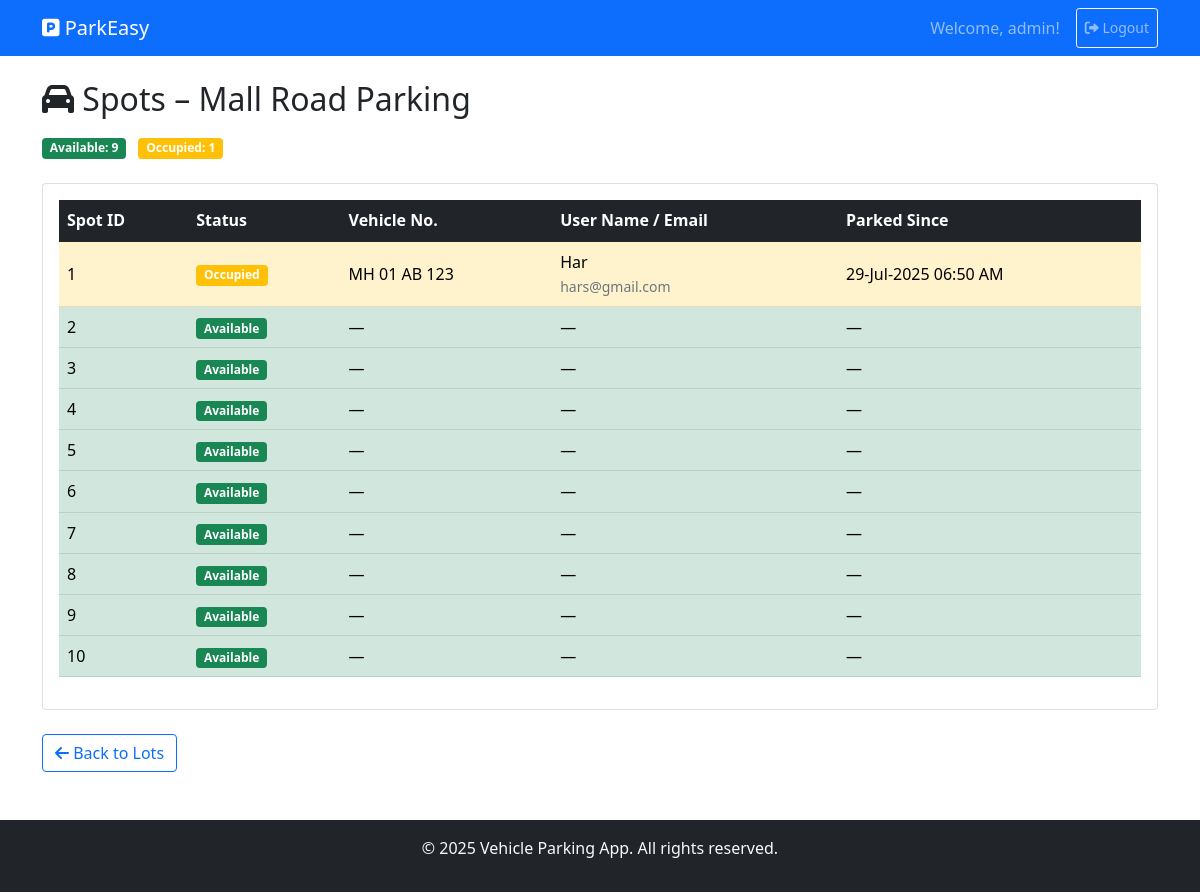
Page /admin/lot/1/spots (signed in) on the earlier database version.
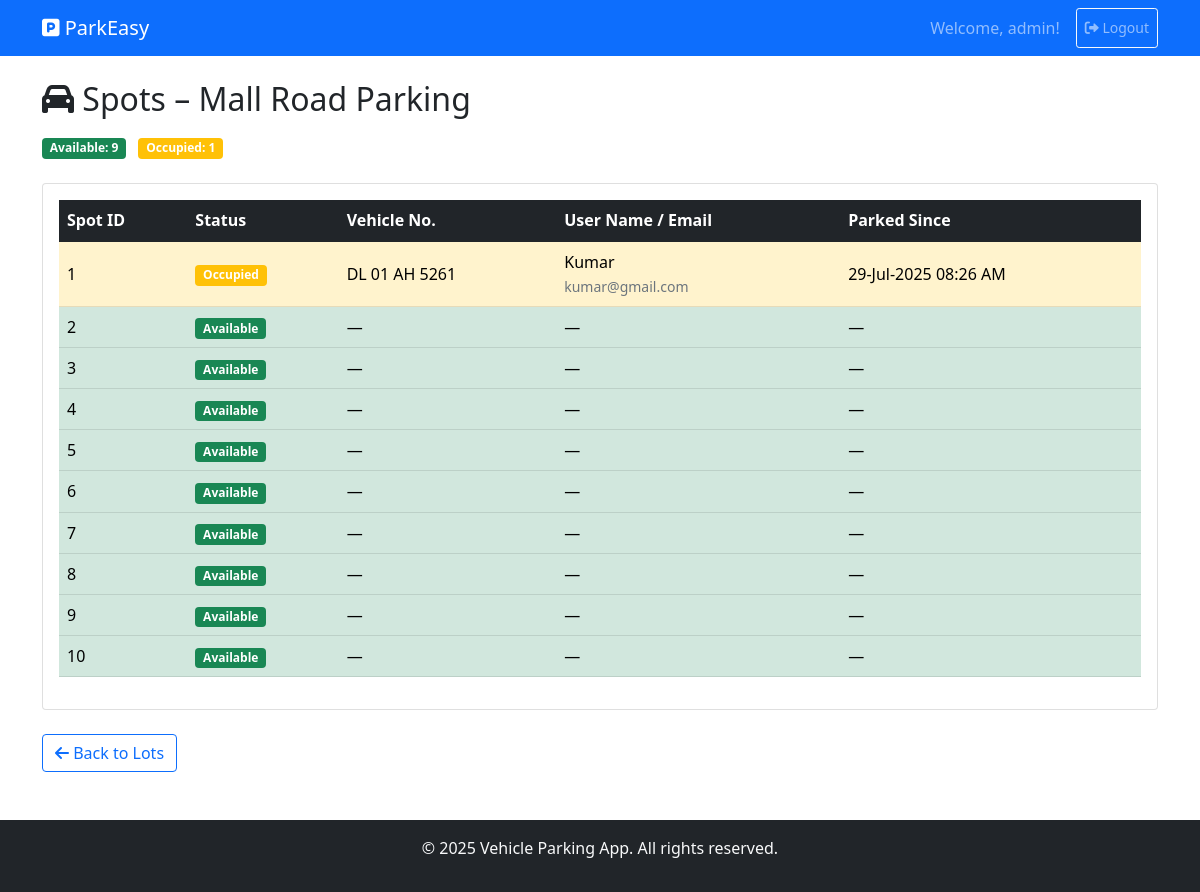
Same page on the later database version.
### backend/models.py (models this page shows)
class ParkingSpot(db.Model):
    __tablename__ = 'parking_spots'
    id = db.Column(db.Integer, primary_key=True)
    lot_id = db.Column(db.Integer, db.ForeignKey('parking_lots.id'), nullable=False)
    status = db.Column(db.String(1), nullable=False, default='A')  # A = Available, O = Occupied
    reservations = db.relationship('Reservation', backref='spot', lazy=True)

class Reservation(db.Model):
    __tablename__ = 'reservations'
    id = db.Column(db.Integer, primary_key=True)
    spot_id = db.Column(db.Integer, db.ForeignKey('parking_spots.id'), nullable=False)
    user_id = db.Column(db.Integer, db.ForeignKey('users.id'), nullable=False)
    vehicle_number = db.Column(db.String(20), nullable=False)
    parking_timestamp = db.Column(db.DateTime, default=datetime.utcnow)
    expected_end_time = db.Column(db.DateTime)
    leaving_timestamp = db.Column(db.DateTime)
    parking_cost = db.Column(db.Float)
    payment_status = db.Column(db.String(20))   # e.g., "Paid", "Pending"
    payment_mode = db.Column(db.String(20))     # e.g., "UPI", "Cash"
    payment_time = db.Column(db.DateTime)
    force_released = db.Column(db.Boolean, default=False)
    status = db.Column(db.String(1), default='O')  # 'O' = Occupied, 'A' = Released

class User(db.Model):
    __tablename__ = 'users'
    id = db.Column(db.Integer, primary_key=True)
    username = db.Column(db.String(80), nullable=False, unique=True, index=True)
    email = db.Column(db.String(120), nullable=False, unique=True)
    password_hash = db.Column(db.String(128))
    name = db.Column(db.String(100))
    address = db.Column(db.String(200), nullable=False)
    pincode = db.Column(db.String(10), nullable=False)
    created_at = db.Column(db.DateTime, default=datetime.utcnow)
    user_type = db.Column(db.String(10), default='user')  # 'user' or 'admin'
    reservations = db.relationship('Reservation', backref='user', lazy=True)

### app.py (the view)
    @app.route('/admin/lot/<int:lot_id>/spots')
    def admin_view_spots(lot_id):
        if session.get('role') != 'admin':
            flash('Unauthorized access.', 'danger')
            return redirect(url_for('login'))
        lot = ParkingLot.query.get_or_404(lot_id)
        spots = (
            ParkingSpot.query
            .filter_by(lot_id=lot.id)
            .order_by(ParkingSpot.id)
            .all()
        )
        spot_info = []
        for sp in spots:
            res = None
            if sp.status == 'O':
                res = (
                    Reservation.query
                    .filter_by(spot_id=sp.id, status='O')
                    .order_by(Reservation.parking_timestamp.desc())
                    .first()
                )
            spot_info.append({'spot': sp, 'reservation': res})
        occupied = sum(1 for i in spot_info if i['spot'].status == 'O')
        available = lot.max_spots - occupied
        return render_template(
            'admin_spots.html',
            lot=lot,
            spot_info=spot_info,
            occupied=occupied,
            available=available
        )

### templates/admin_spots.html (shortened to what this page needs)
{% extends "base.html" %}
{% block content %}
<h2 class="mb-3">
    <i class="fas fa-car"></i> Spots – {{ lot.prime_location_name }}
</h2>
<div class="mb-4">
    <span class="badge bg-success me-2">Available: {{ available }}</span>
    <span class="badge bg-warning">Occupied: {{ occupied }}</span>
</div>
<div class="card">
  <div class="card-body table-responsive">
    <table class="table table-hover align-middle">
      <thead class="table-dark">
        <tr>
          <th>Spot&nbsp;ID</th>
          <th>Status</th>
          <th>Vehicle&nbsp;No.</th>
          <th>User&nbsp;Name / Email</th>
          <th>Parked&nbsp;Since</th>
        </tr>
      </thead>
      <tbody>
        {% for item in spot_info %}
        {% set sp  = item.spot %}
        {% set res = item.reservation %}
        <tr class="{% if sp.status=='O' %}table-warning{% else %}table-success{% endif %}">
          <td>{{ sp.id }}</td>
          <td>
            <span class="badge bg-{{ 'warning' if sp.status=='O' else 'success' }}">
              {{ 'Occupied' if sp.status=='O' else 'Available' }}
            </span>
          </td>
          <td>{{ res.vehicle_number if res else '—' }}</td>
          <td>
            {% if res %}
              {{ res.user.name }}<br>
              <small class="text-muted">{{ res.user.email }}</small>
            {% else %}
              —
            {% endif %}
          </td>
          <td>
            {% if res %}
              {{ res.parking_timestamp.strftime('%d-%b-%Y %I:%M %p') }}
            {% else %}
              —
            {% endif %}
          </td>
        </tr>
        {% endfor %}
      </tbody>
    </table>
  </div>
</div>
<a href="{{ url_for('admin_manage_lots') }}" class="btn btn-outline-primary mt-4">
  <i class="fas fa-arrow-left"></i> Back to Lots
</a>
{% endblock %}

Differences in the rows shown:
no longer on this page (row edited): Reservation: vehicle_number "MH 01 AB 123", parking_timestamp "29-Jul-2025 06:50 AM"
no longer on this page (row unchanged): User: user.name "Har", user.email "hars@gmail.com"
added Reservation: vehicle_number "DL 01 AH 5261", parking_timestamp "29-Jul-2025 08:26 AM"
added User: user.name "Kumar", user.email "kumar@gmail.com"
Other differences:
new list line: "1 Occupied"
list line gone: "1 Occupied"
